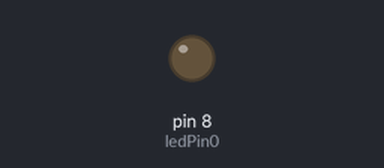
This sketch was run on a simulated Arduino Uno, built with avr-gcc and run on an emulated ATmega328P. Shown: output pins drawn as LEDs (lit = HIGH). Sleep ends after the set time or at an interrupt.

Above: at 6.0 s.
At 10.0 s:
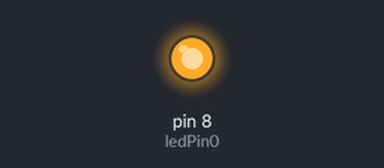
Timing chart, 0 to 19.4 s (numbered marks = the images above):
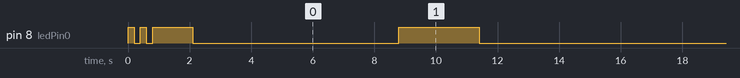

Measured:
- by itself, pin 8 (ledPin0): HIGH → LOW at 0.20 s, → HIGH 0.20 s later, → LOW 0.20 s later, → HIGH 0.20 s later, … (25 changes in this stretch)

The sketch:

3_Rudolph.ino
```cpp
#include <avr/sleep.h>
#include <avr/power.h>
#include <avr/wdt.h>

const byte ledPin0 = 8;  // Define the pin for the LED
int fadeValue;            // Variable to store the PWM value for fading
byte saveADCSRA;          // Variable to save the state of ADCSRA
volatile byte counterWD = 0;  // Counter for Watchdog Timer interrupts

void setup()
{
  resetWatchDog();        // Initialize and configure the Watchdog Timer
  pinMode(ledPin0, OUTPUT);  // Set the LED pin as an output
  // Blink the LED to indicate setup
  digitalWrite(ledPin0, HIGH);
  delay(200);
  digitalWrite(ledPin0, LOW);
  delay(200);
  digitalWrite(ledPin0, HIGH);
  delay(200);
  digitalWrite(ledPin0, LOW);
  delay(200);
  led0Low();  // Start with a fading effect
}

void loop()
{
  if (counterWD == 5)
  {
    led0High();          // Fade in the LED
    led0Low();           // Fade out the LED
    analogWrite(ledPin0, LOW);  // Turn off the LED
    delay(2000);         // Wait for 2 seconds
    counterWD = 0;       // Reset the counter
  }
  sleepNow();            // Put the microcontroller to sleep
}

void sleepNow()
{
  set_sleep_mode(SLEEP_MODE_PWR_DOWN);  // Set sleep mode to Power Down
  saveADCSRA = ADCSRA;  // Save the state of ADCSRA
  ADCSRA = 0;           // Disable the ADC to save power
  power_all_disable();   // Disable all modules to save power
  noInterrupts();        // Disable interrupts
  resetWatchDog();       // Reset the Watchdog Timer
  sleep_enable();        // Enable sleep mode
  interrupts();          // Enable interrupts
  sleep_cpu();           // Put the CPU to sleep
  sleep_disable();       // Disable sleep mode
  power_all_enable();    // Enable all modules after waking up
}

void resetWatchDog()
{
  MCUSR = 0;  // Clear the MCU status register
  // Enable the Watchdog Timer and set the timeout period
  WDTCSR = bit(WDCE) | bit(WDE) | bit(WDIF);
  WDTCSR = bit(WDIE) | bit(WDP2) | bit(WDP1);
  wdt_reset();  // Reset the Watchdog Timer
}

ISR(WDT_vect)
{
  wdt_disable();  // Disable the Watchdog Timer during ISR
  counterWD++;    // Increment the counter on Watchdog Timer interrupt
}

void led0High()
{
  for (fadeValue = 0; fadeValue <= 255; fadeValue += 5)
  {
    analogWrite(ledPin0, fadeValue);  // PWM to fade in the LED
    delay(50);
  }
}

void led0Low()
{
  for (fadeValue = 255; fadeValue >= 0; fadeValue -= 5)
  {
    analogWrite(ledPin0, fadeValue);  // PWM to fade out the LED
    delay(50);
  }
}
```
